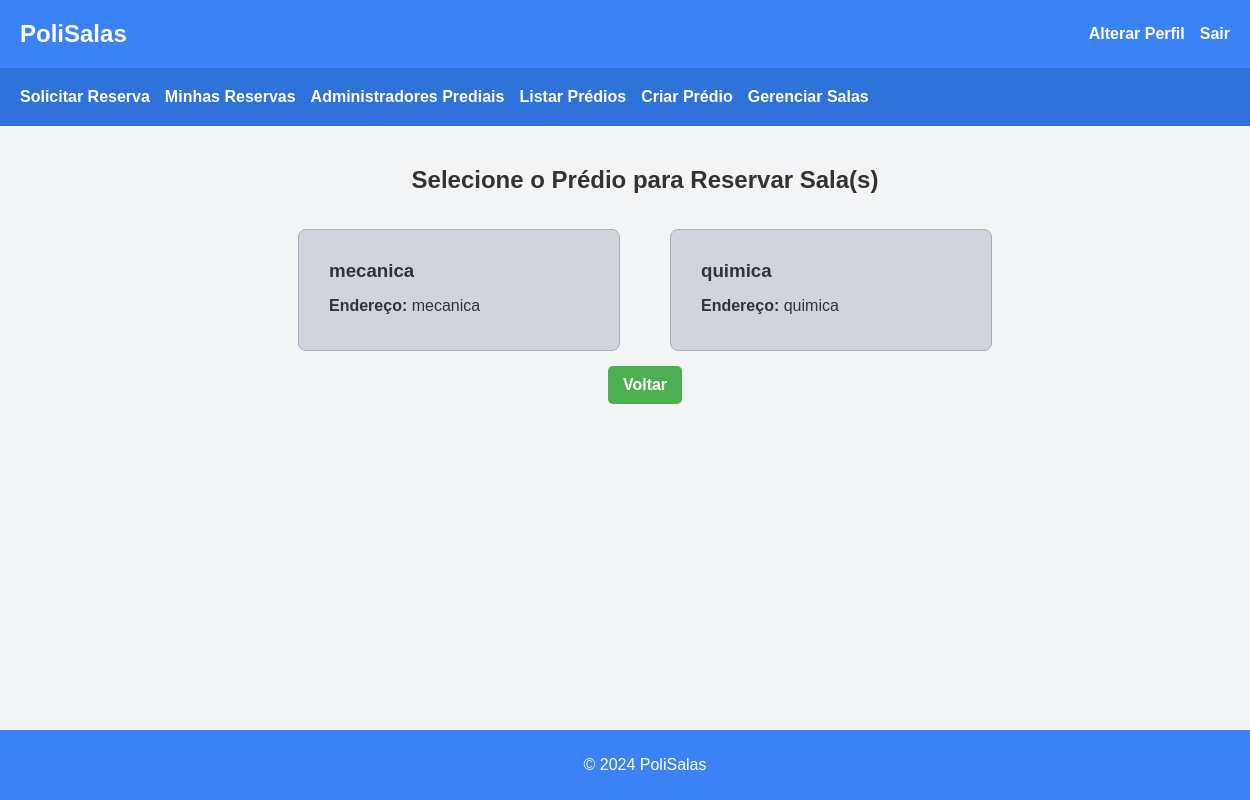
Page /solicitar_reserva/ (signed in) on the earlier database version.
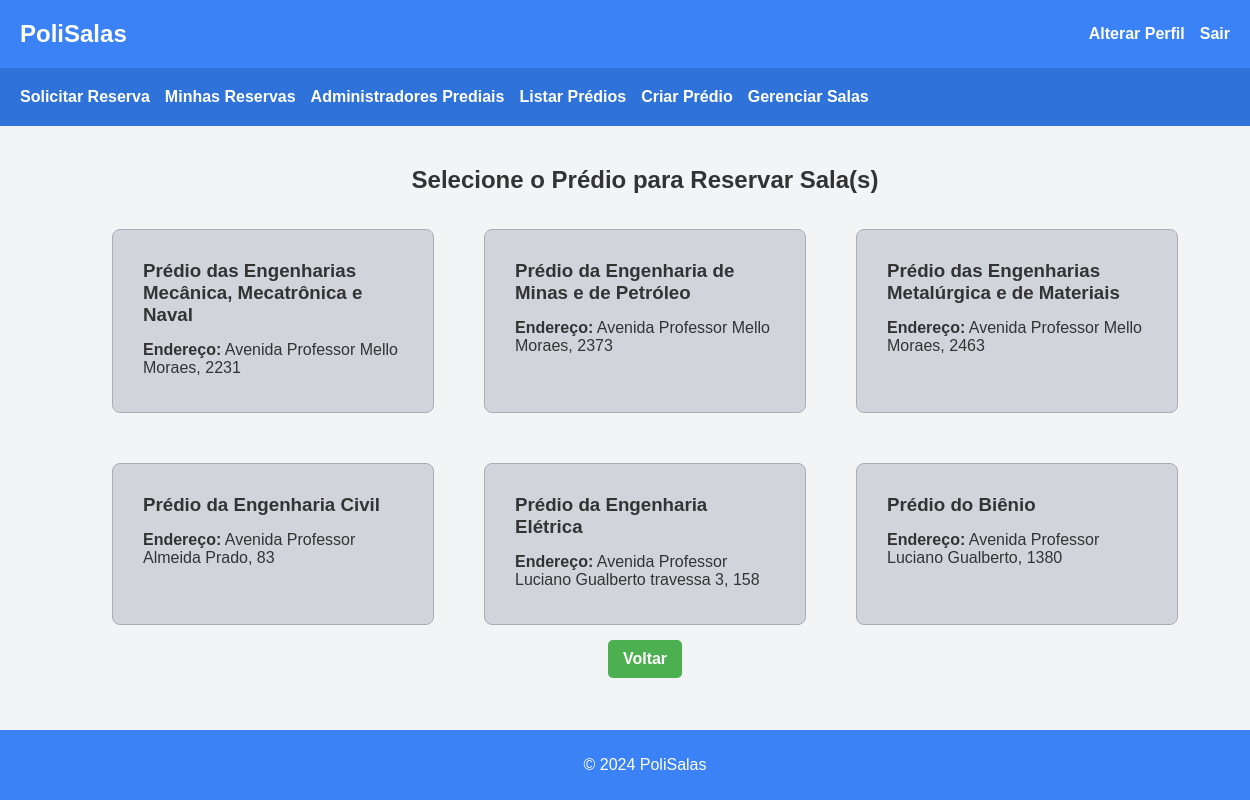
Same page on the later database version.
### reservas/models.py (models this page shows, shortened)
class Predio(models.Model):
    nome = models.CharField(max_length=100)
    endereco = models.CharField(max_length=200)

### reservas/views.py (the view)
# urls.py: path('solicitar_reserva/', views.selecionar_predio_para_reserva, name='selecionar_predio_para_reserva'),
@login_required
def selecionar_predio_para_reserva(request):
    predios = Predio.objects.all()
    return render(request, 'reservas/selecionar_predio_para_reserva.html', {'predios': predios})

### reservas/templates/reservas/selecionar_predio_para_reserva.html
{% extends 'reservas/base.html' %}
{% block content %}
<h2>Selecione o Prédio para Reservar Sala(s)</h2>
<div class="cards-container">
    {% for predio in predios %}
        <a href="{% url 'solicitar_reserva' predio.id %}" class="card">
            <div class="card-content">
                <h3>{{ predio.nome }}</h3>
                <p><strong>Endereço:</strong> {{ predio.endereco }}</p>
            </div>
        </a>
    {% endfor %}
</div>
<a href="{% url 'home' %}" class="button-reserva voltar">Voltar</a>
{% endblock %}

### reservas/templates/reservas/base.html (shortened to what this page needs)
<!DOCTYPE html>
{% load static %}
<html lang="pt-br">
<head>
    <link rel="stylesheet" href="{% static 'css/style.css' %}">
</head>
<body>
    <header>
        <div class="navbar">
            <div class="navbar-top">
                <a href="{% url 'home' %}" class="brand-logo">PoliSalas</a>
                <nav>
                    <ul>
                        {% if user.is_authenticated %}
                            <li><a href="{% url 'alterar_perfil' %}">Alterar Perfil</a></li>
                            <li><a href="{% url 'logout' %}">Sair</a></li>
                        {% else %}
                            <li><a href="{% url 'login' %}">Entrar</a></li>
                            <li><a href="{% url 'registro_usuario' %}">Registrar-se</a></li>
                        {% endif %}
                    </ul>
                </nav>
            </div>
            {% if user.is_authenticated %}
            <div class="navbar-bottom">
                <nav>
                    <ul>
                        <li><a href="{% url 'selecionar_predio_para_reserva' %}">Solicitar Reserva</a></li>
                        <li><a href="{% url 'minhas_reservas' %}">Minhas Reservas</a></li>
                        {% if user.is_superuser %}
                            <li><a href="{% url 'lista_administradores_prediais' %}">Administradores Prediais</a></li>
                            <li><a href="{% url 'lista_predios' %}">Listar Prédios</a></li>
                            <li><a href="{% url 'criar_predio' %}">Criar Prédio</a></li>
                            <li><a href="{% url 'selecionar_predio' %}">Gerenciar Salas</a></li>
                        {% elif user.is_building_administrator %}
                            <li><a href="{% url 'avaliar_solicitacoes' %}">Solicitações de Reserva</a></li>
                            <li><a href="{% url 'gerenciar_salas' predio_id=user.administracaopredial.predio.id %}">Gerenciar Salas</a></li>
                        {% endif %}
                    </ul>
                </nav>
            </div>
            {% endif %}
        </div>
    </header>
    <main>
        {% block content %}
        {% endblock %}
    </main>
    <footer>
        <p>&copy; 2024 PoliSalas</p>
    </footer>
</body>
</html>

### reservas/static/css/style.css (style rules this page uses)
body { font-family: Arial, sans-serif; background-color: #f3f4f6; margin: 0; padding: 0; min-height: 100vh; display: flex; flex-direction: column; }
header { background-color: #3b82f6; color: white; display: flex; flex-direction: column; }
.navbar { width: 100%; }
.navbar-top { display: flex; justify-content: space-between; align-items: center; padding: 20px; }
.navbar-bottom { background-color: #2f72da; padding: 10px 0; text-align: center; width: 100%; padding: 20px; }
.navbar-top nav ul, .navbar-bottom nav ul { list-style: none; padding: 0; margin: 0; display: flex; gap: 15px; }
.navbar-top nav ul li, .navbar-bottom nav ul li { display: inline; }
.navbar-top nav ul li a, .navbar-bottom nav ul li a { color: white; text-decoration: none; font-weight: bold; }
.brand-logo { font-size: 1.5em; font-weight: bold; text-decoration: none; color: white; }
main { flex: 1; padding: 20px; display: flex; flex-direction: column; align-items: center; background-color: #f3f4f6; width: 100%; }
h2 { color: #333; margin-bottom: 20px; }
.cards-container { display: flex; flex-wrap: wrap; gap: 20px; justify-content: center; width: 100%; }
.card { background-color: #d1d5db; border: 1px solid #a8aeb5; border-radius: 8px; width: 300px; overflow: hidden; text-decoration: none; color: inherit; transition: box-shadow 0.3s, transform 0.2s; padding: 10px; margin: 15px; }
.card-content { padding: 20px; }
.card-content h3 { margin-top: 0; margin-bottom: 15px; color: #333; }
.card-content p { margin: 5px 0; color: #333; }
button, .button-reserva, .new-request-button { background-color: #3b82f6; color: white; padding: 10px 15px; border-radius: 5px; border: none; cursor: pointer; font-weight: bold; transition: background-color 0.3s, transform 0.2s; text-decoration: none; display: inline-block; }
.button-reserva.voltar { background-color: #4caf50; }
footer { background-color: #3b82f6; color: white; padding: 10px 20px; text-align: center; width: 100%; margin-top: auto; }

Differences in the rows shown:
removed Predio: nome "mecanica", endereco "mecanica"
removed Predio: nome "quimica", endereco "quimica"
added Predio: nome "Prédio das Engenharias Mecânica, Mecatrônica e Naval", endereco "Avenida Professor Mello Moraes, 2231"
added Predio: nome "Prédio da Engenharia de Minas e de Petróleo", endereco "Avenida Professor Mello Moraes, 2373"
added Predio: nome "Prédio das Engenharias Metalúrgica e de Materiais", endereco "Avenida Professor Mello Moraes, 2463"
added Predio: nome "Prédio da Engenharia Civil", endereco "Avenida Professor Almeida Prado, 83"
added Predio: nome "Prédio da Engenharia Elétrica", endereco "Avenida Professor Luciano Gualberto travessa 3, 158"
added Predio: nome "Prédio do Biênio", endereco "Avenida Professor Luciano Gualberto, 1380"
